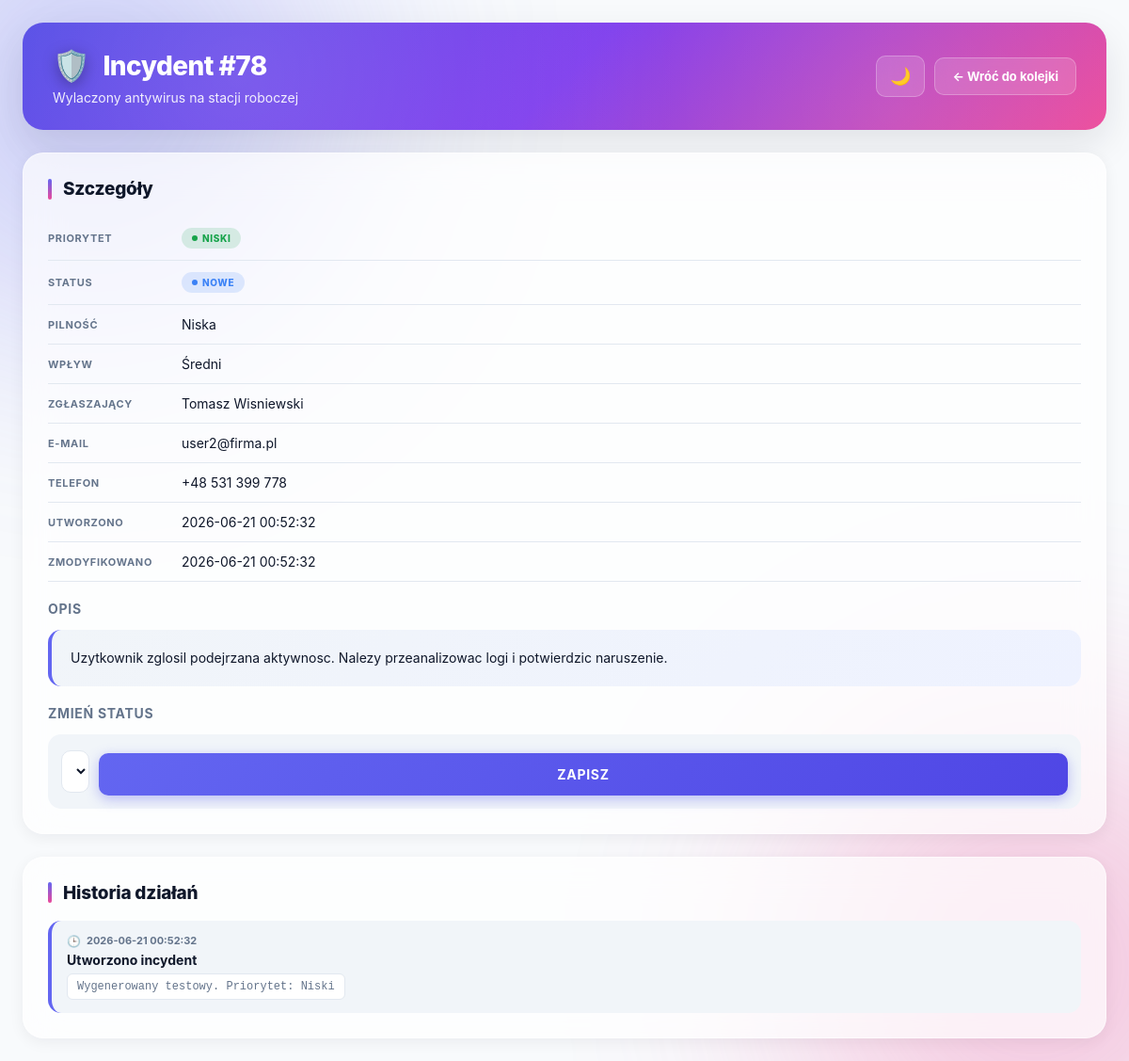
The app's page /incident/78 with its own data.
### tables this page shows
CREATE TABLE incidents (
            id INTEGER PRIMARY KEY AUTOINCREMENT,
            first_name TEXT NOT NULL,
            last_name TEXT NOT NULL,
            email TEXT NOT NULL,
            phone TEXT NOT NULL,
            title TEXT NOT NULL,
            description TEXT NOT NULL,
            urgency TEXT NOT NULL,
            impact TEXT NOT NULL,
            priority TEXT NOT NULL,
            status TEXT NOT NULL DEFAULT 'Nowe',
            created_at TEXT NOT NULL,
            updated_at TEXT NOT NULL
        );

CREATE TABLE audit_log (
            id INTEGER PRIMARY KEY AUTOINCREMENT,
            incident_id INTEGER NOT NULL,
            action TEXT NOT NULL,
            details TEXT,
            created_at TEXT NOT NULL,
            FOREIGN KEY (incident_id) REFERENCES incidents(id)
        );

### app.py (the view)
@app.route("/incident/<int:incident_id>")
def incident_detail(incident_id):
    init_db()
    conn = get_db_connection()
    incident = conn.execute(
        "SELECT * FROM incidents WHERE id = ?", (incident_id,)
    ).fetchone()
    if not incident:
        conn.close()
        abort(404)
    logs = conn.execute(
        "SELECT * FROM audit_log WHERE incident_id = ? ORDER BY id DESC",
        (incident_id,)
    ).fetchall()
    conn.close()
    return render_template(
        "incident.html",
        incident=incident,
        logs=logs,
        statuses=ALLOWED_STATUSES,
    )

### app.py (called while the page is built)
def get_db_connection():
    conn = sqlite3.connect(DB_NAME)
    conn.row_factory = sqlite3.Row
    return conn

### templates/incident.html (shortened to what this page needs)
<!DOCTYPE html>
<html lang="pl">
<head>
    <link rel="stylesheet" href="{{ url_for('static', filename='style.css') }}">
</head>
<body>
<div class="container">
    <header class="page-header">
        <div>
            <h1>Incydent #{{ incident['id'] }}</h1>
            <p>{{ incident['title'] }}</p>
        </div>
        <div class="top-actions">
            <button class="theme-toggle" onclick="toggleTheme()" title="Zmień motyw" id="themeBtn">🌙</button>
            <a class="btn secondary" href="{{ url_for('index') }}">← Wróć do kolejki</a>
        </div>
    </header>
    <div class="layout">
        <section class="panel">
            <h2>Szczegóły</h2>
            <div class="detail-row">
                <span class="detail-label">Priorytet</span>
                <span class="badge
                    {% if incident['priority'] == 'Krytyczny' %}badge-critical
                    {% elif incident['priority'] == 'Wysoki' %}badge-high
                    {% elif incident['priority'] == 'Średni' %}badge-medium
                    {% else %}badge-low{% endif %}">
                    {{ incident['priority'] }}
                </span>
            </div>
            <div class="detail-row">
                <span class="detail-label">Status</span>
                <span class="status-badge status-{{ incident['status']|replace(' ', '-') }}">
                    {{ incident['status'] }}
                </span>
            </div>
            <div class="detail-row"><span class="detail-label">Pilność</span> {{ incident['urgency'] }}</div>
            <div class="detail-row"><span class="detail-label">Wpływ</span> {{ incident['impact'] }}</div>
            <div class="detail-row"><span class="detail-label">Zgłaszający</span>
                {{ incident['first_name'] }} {{ incident['last_name'] }}</div>
            <div class="detail-row"><span class="detail-label">E-mail</span> {{ incident['email'] }}</div>
            <div class="detail-row"><span class="detail-label">Telefon</span> {{ incident['phone'] }}</div>
            <div class="detail-row"><span class="detail-label">Utworzono</span> {{ incident['created_at'] }}</div>
            <div class="detail-row"><span class="detail-label">Zmodyfikowano</span> {{ incident['updated_at'] }}</div>
            <h3 style="margin-top:20px; font-size:14px; text-transform:uppercase; letter-spacing:0.05em; color:var(--text-soft);">Opis</h3>
            <p class="description-box">{{ incident['description'] }}</p>
            <h3 style="margin-top:20px; font-size:14px; text-transform:uppercase; letter-spacing:0.05em; color:var(--text-soft);">Zmień status</h3>
            <form method="POST" action="{{ url_for('update_status', incident_id=incident['id']) }}" class="status-form">
                <select name="status">
                    {% for s in statuses %}
                        <option value="{{ s }}" {% if s == incident['status'] %}selected{% endif %}>{{ s }}</option>
                    {% endfor %}
                </select>
                <button type="submit" class="btn primary">Zapisz</button>
            </form>
        </section>
        <section class="panel">
            <h2>Historia działań</h2>
            {% if logs %}
                <ul class="log-list">
                    {% for log in logs %}
                        <li class="log-item">
                            <div class="log-time">{{ log['created_at'] }}</div>
                            <div class="log-action">{{ log['action'] }}</div>
                            {% if log['details'] %}
                                <div class="log-details">{{ log['details'] }}</div>
                            {% endif %}
                        </li>
                    {% endfor %}
                </ul>
            {% else %}
                <div class="empty">Brak wpisów w historii.</div>
            {% endif %}
        </section>
    </div>
</div>
</body>
</html>

### records on screen
incidents: id "78", title "Wylaczony antywirus na stacji roboczej", priority "NISKI", status "NOWE", urgency "Niska", impact "Średni", first_name "Tomasz", last_name "Wisniewski", email "user2@firma.pl", phone "+48 531 399 778", created_at "2026-06-21 00:52:32", updated_at "2026-06-21 00:52:32", description "Uzytkownik zglosil podejrzana aktywnosc. Nalezy przeanalizowac logi i potwierdzic naruszenie.", status "Nowe"
audit_log: created_at "2026-06-21 00:52:32", action "Utworzono incydent", details "Wygenerowany testowy. Priorytet: Niski"
